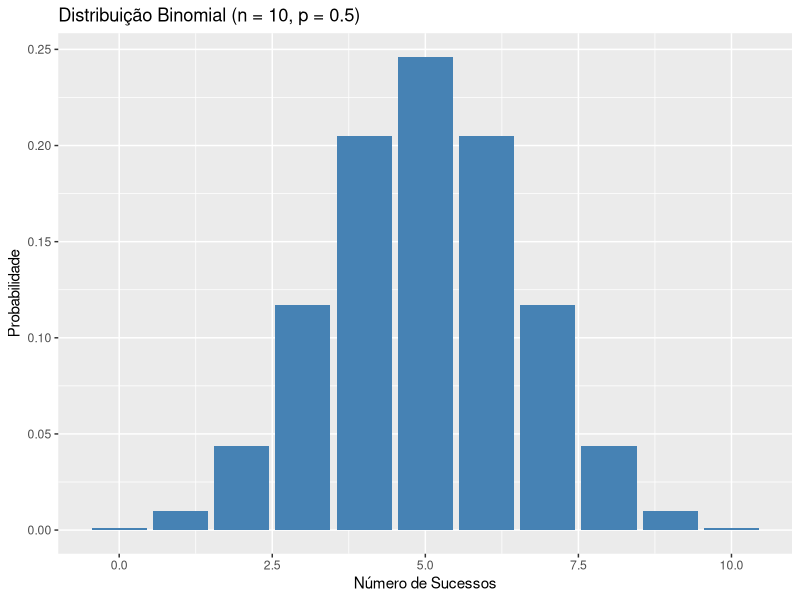
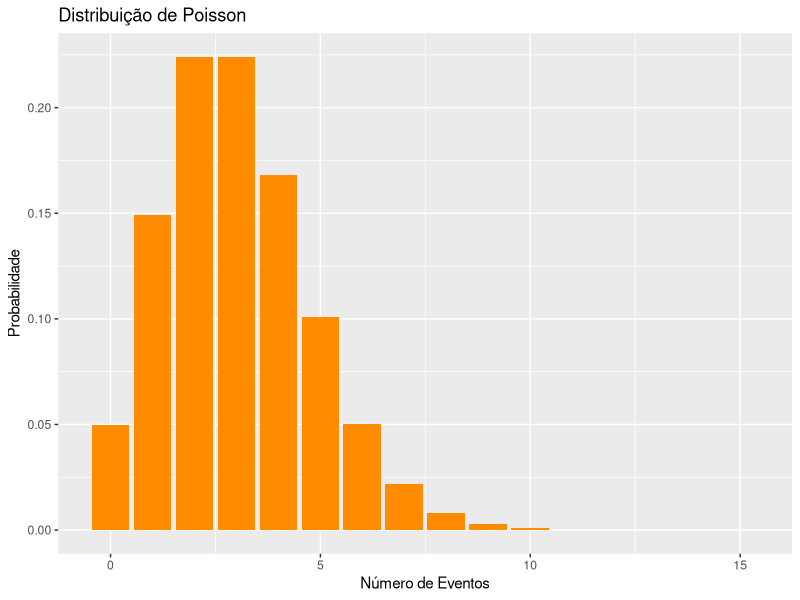
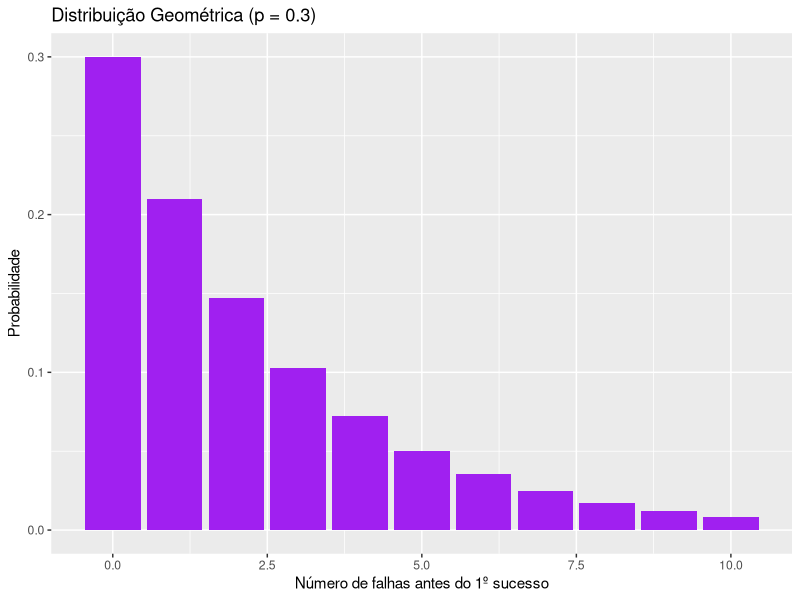
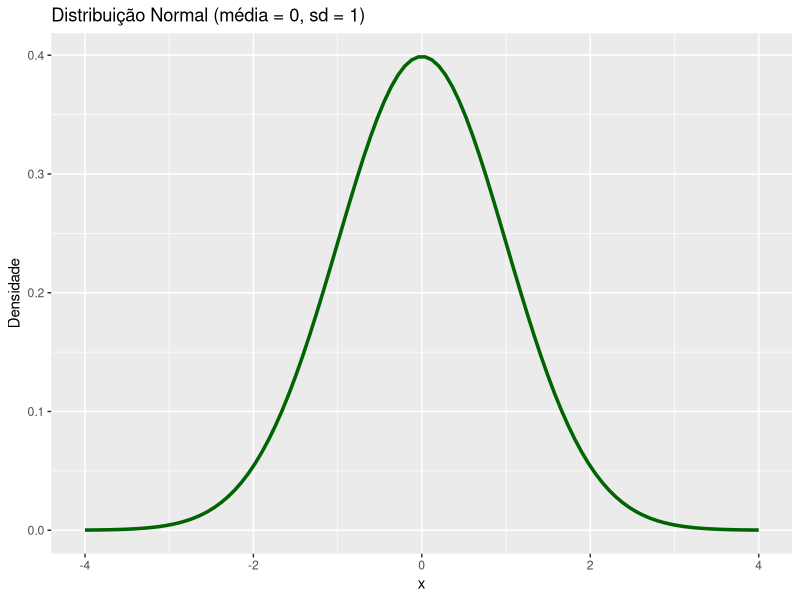
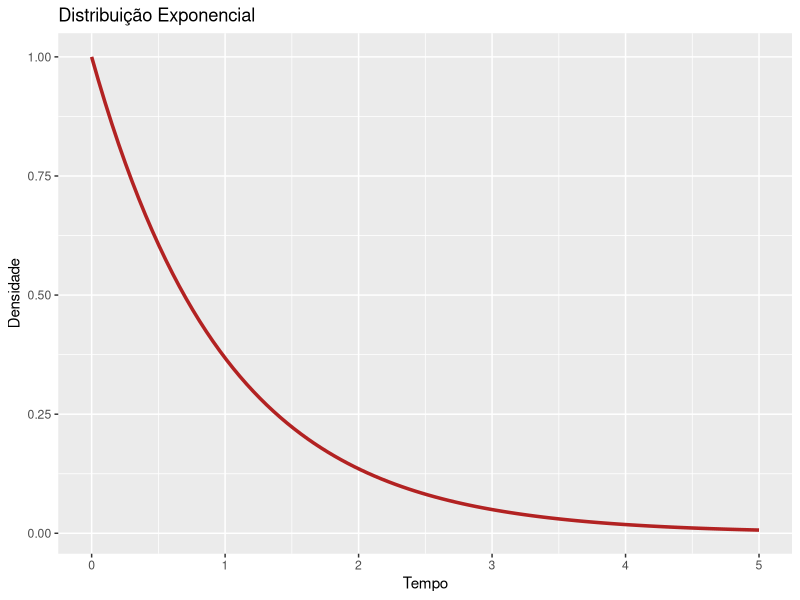
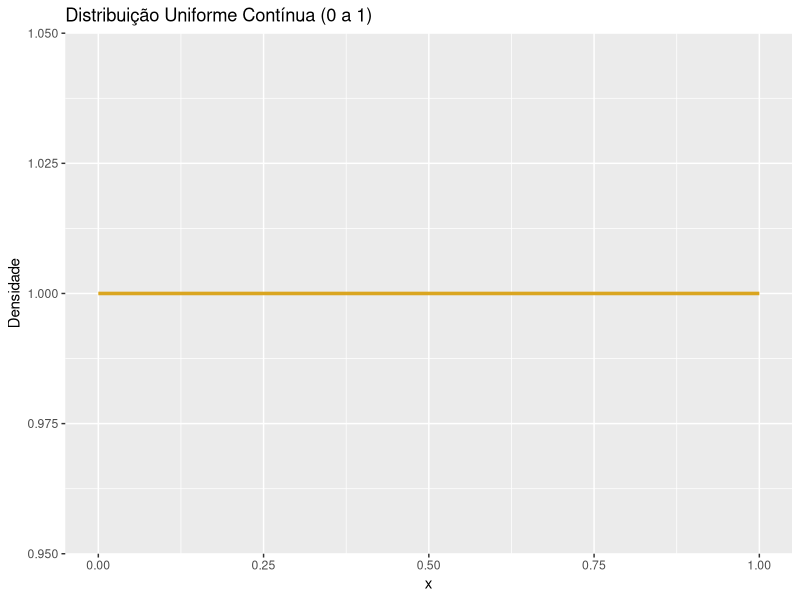
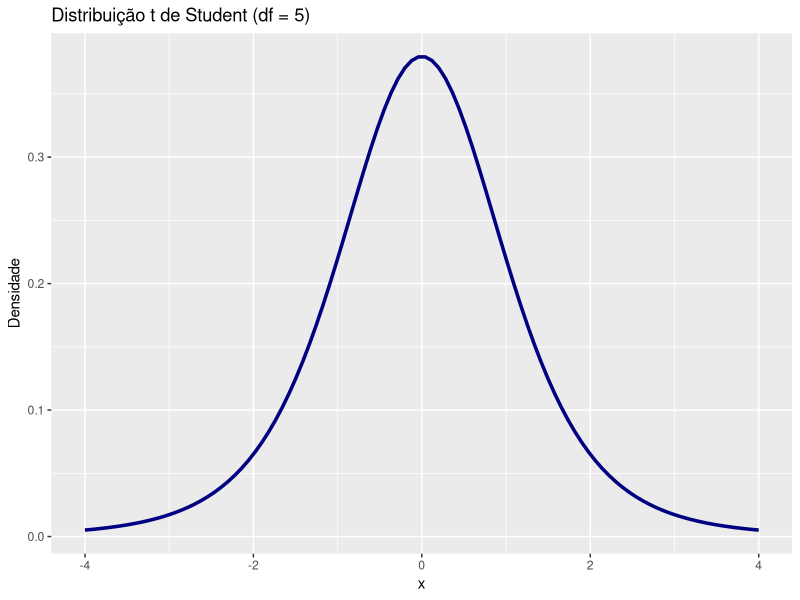
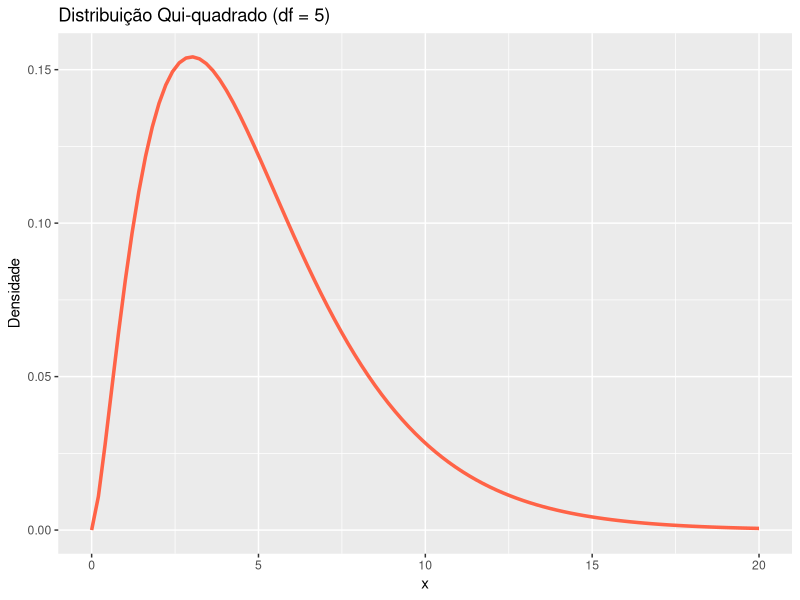

Here is the R script that generated these plots, in order:
## ---- chunk 1
knitr::opts_chunk$set(echo = TRUE)
library(ggplot2)
library(dplyr)
## ---- chunk 2
n <- 10
p <- 0.5
x <- 0:n
y <- dbinom(x, size = n, prob = p)

ggplot(data.frame(x, y), aes(x, y)) +
  geom_bar(stat = "identity", fill = "steelblue") +
  labs(title = "Distribuição Binomial (n = 10, p = 0.5)", x = "Número de Sucessos", y = "Probabilidade")
## ---- chunk 3
lambda <- 3
x <- 0:15
y <- dpois(x, lambda)

ggplot(data.frame(x, y), aes(x, y)) +
  geom_bar(stat = "identity", fill = "darkorange") +
  labs(title = "Distribuição de Poisson", x = "Número de Eventos", y = "Probabilidade")
## ---- chunk 4
p <- 0.3
x <- 0:10
y <- dgeom(x, prob = p)

ggplot(data.frame(x, y), aes(x, y)) +
  geom_bar(stat = "identity", fill = "purple") +
  labs(title = "Distribuição Geométrica (p = 0.3)", x = "Número de falhas antes do 1º sucesso", y = "Probabilidade")
## ---- chunk 5
x <- seq(-4, 4, length.out = 100)
y <- dnorm(x)

ggplot(data.frame(x, y), aes(x, y)) +
  geom_line(color = "darkgreen", linewidth = 1.2) +
  labs(title = "Distribuição Normal (média = 0, sd = 1)", x = "x", y = "Densidade")
## ---- chunk 6
lambda <- 1
x <- seq(0, 5, length.out = 100)
y <- dexp(x, rate = lambda)

ggplot(data.frame(x, y), aes(x, y)) +
  geom_line(color = "firebrick", linewidth = 1.2) +
  labs(title = "Distribuição Exponencial", x = "Tempo", y = "Densidade")
## ---- chunk 7
x <- seq(0, 1, length.out = 100)
y <- dunif(x, min = 0, max = 1)

ggplot(data.frame(x, y), aes(x, y)) +
  geom_line(color = "goldenrod", linewidth = 1.2) +
  labs(title = "Distribuição Uniforme Contínua (0 a 1)", x = "x", y = "Densidade")
## ---- chunk 8
x <- seq(-4, 4, length.out = 100)
y <- dt(x, df = 5)

ggplot(data.frame(x, y), aes(x, y)) +
  geom_line(color = "navy", linewidth = 1.2) +
  labs(title = "Distribuição t de Student (df = 5)", x = "x", y = "Densidade")
## ---- chunk 9
x <- seq(0, 20, length.out = 100)
y <- dchisq(x, df = 5)

ggplot(data.frame(x, y), aes(x, y)) +
  geom_line(color = "tomato", linewidth = 1.2) +
  labs(title = "Distribuição Qui-quadrado (df = 5)", x = "x", y = "Densidade")
## ---- chunk 10
x <- seq(0, 5, length.out = 100)
y <- df(x, df1 = 5, df2 = 10)

ggplot(data.frame(x, y), aes(x, y)) +
  geom_line(color = "darkviolet", linewidth = 1.2) +
  labs(title = "Distribuição F de Fisher (df1 = 5, df2 = 10)", x = "x", y = "Densidade")
